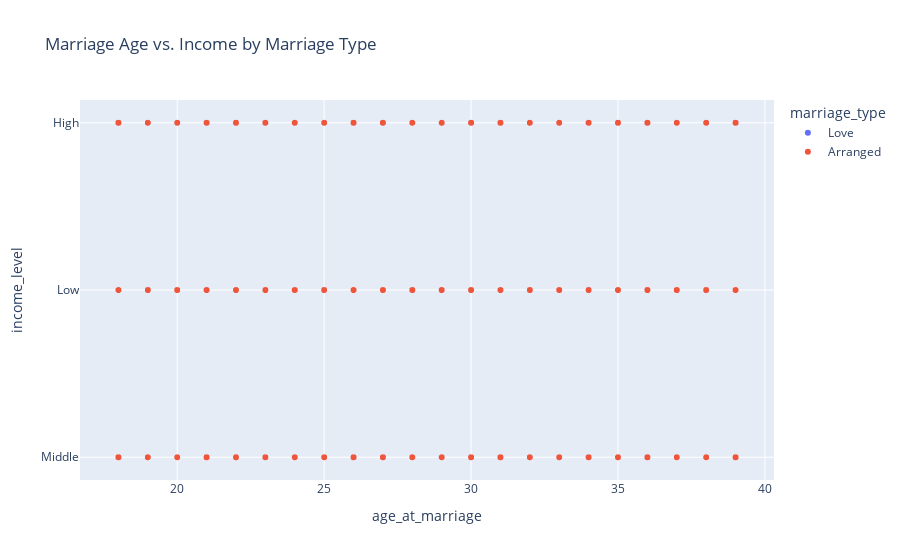

The notebook cell this image was saved under:
### Code cell
fig = px.scatter(
    df,
    x="age_at_marriage",
    y="income_level",
    color="marriage_type",
    title="Marriage Age vs. Income by Marriage Type",
)
fig.show()

### Figure 1 — Plotly figure (JSON) as saved in the notebook; plotly's stock layout.template omitted (floating-point values rounded to 4 significant figures; data arrays with more than 128 entries replaced by an {"elided": "..."} marker saying what was removed)
{"data": [{"hovertemplate": "marriage_type=Love<br>age_at_marriage=%{x}<br>income_level=%{y}<extra></extra>", "legendgroup": "Love", "marker": {"color": "#636efa", "symbol": "circle"}, "mode": "markers", "name": "Love", "showlegend": true, "type": "scattergl", "x": {"elided": "3978 int values"}, "xaxis": "x", "y": {"elided": "3978 str values"}, "yaxis": "y"}, {"hovertemplate": "marriage_type=Arranged<br>age_at_marriage=%{x}<br>income_level=%{y}<extra></extra>", "legendgroup": "Arranged", "marker": {"color": "#EF553B", "symbol": "circle"}, "mode": "markers", "name": "Arranged", "showlegend": true, "type": "scattergl", "x": {"elided": "6022 int values"}, "xaxis": "x", "y": {"elided": "6022 str values"}, "yaxis": "y"}], "layout": {"legend": {"title": {"text": "marriage_type"}, "tracegroupgap": 0}, "title": {"text": "Marriage Age vs. Income by Marriage Type"}, "xaxis": {"anchor": "y", "domain": [0, 1], "title": {"text": "age_at_marriage"}}, "yaxis": {"anchor": "x", "domain": [0, 1], "title": {"text": "income_level"}}}}
